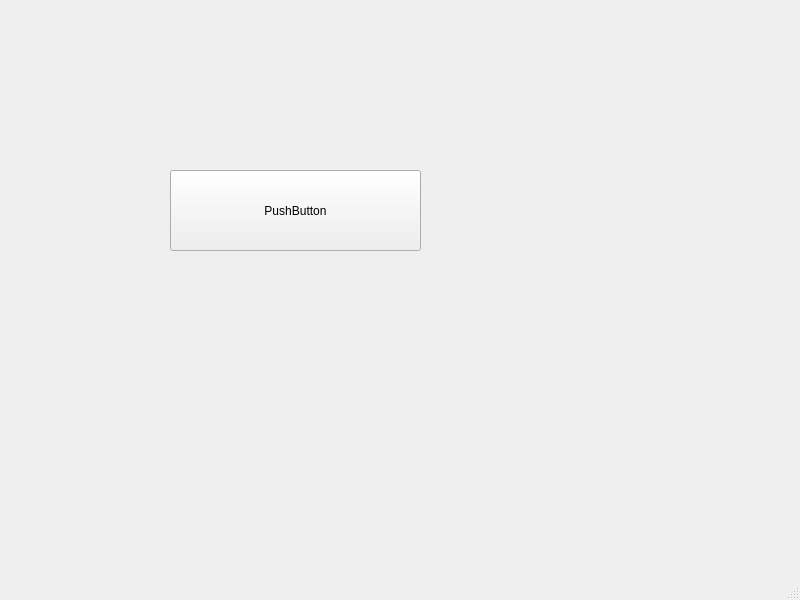
<?xml version="1.0" encoding="UTF-8"?>
<ui version="4.0">
 <class>MainWindow</class>
 <widget class="QMainWindow" name="MainWindow">
  <property name="geometry">
   <rect>
    <x>0</x>
    <y>0</y>
    <width>800</width>
    <height>600</height>
   </rect>
  </property>
  <property name="windowTitle">
   <string>MainWindow</string>
  </property>
  <widget class="QWidget" name="centralwidget">
   <widget class="QPushButton" name="pushButton">
    <property name="geometry">
     <rect>
      <x>170</x>
      <y>170</y>
      <width>251</width>
      <height>81</height>
     </rect>
    </property>
    <property name="text">
     <string>PushButton</string>
    </property>
   </widget>
  </widget>
  <widget class="QMenuBar" name="menubar">
   <property name="geometry">
    <rect>
     <x>0</x>
     <y>0</y>
     <width>800</width>
     <height>23</height>
    </rect>
   </property>
  </widget>
  <widget class="QStatusBar" name="statusbar"/>
 </widget>
 <resources/>
 <connections>
  <connection>
   <sender>pushButton</sender>
   <signal>clicked()</signal>
   <receiver>MainWindow</receiver>
   <slot>close()</slot>
   <hints>
    <hint type="sourcelabel">
     <x>295</x>
     <y>233</y>
    </hint>
    <hint type="destinationlabel">
     <x>399</x>
     <y>299</y>
    </hint>
   </hints>
  </connection>
 </connections>
</ui>
